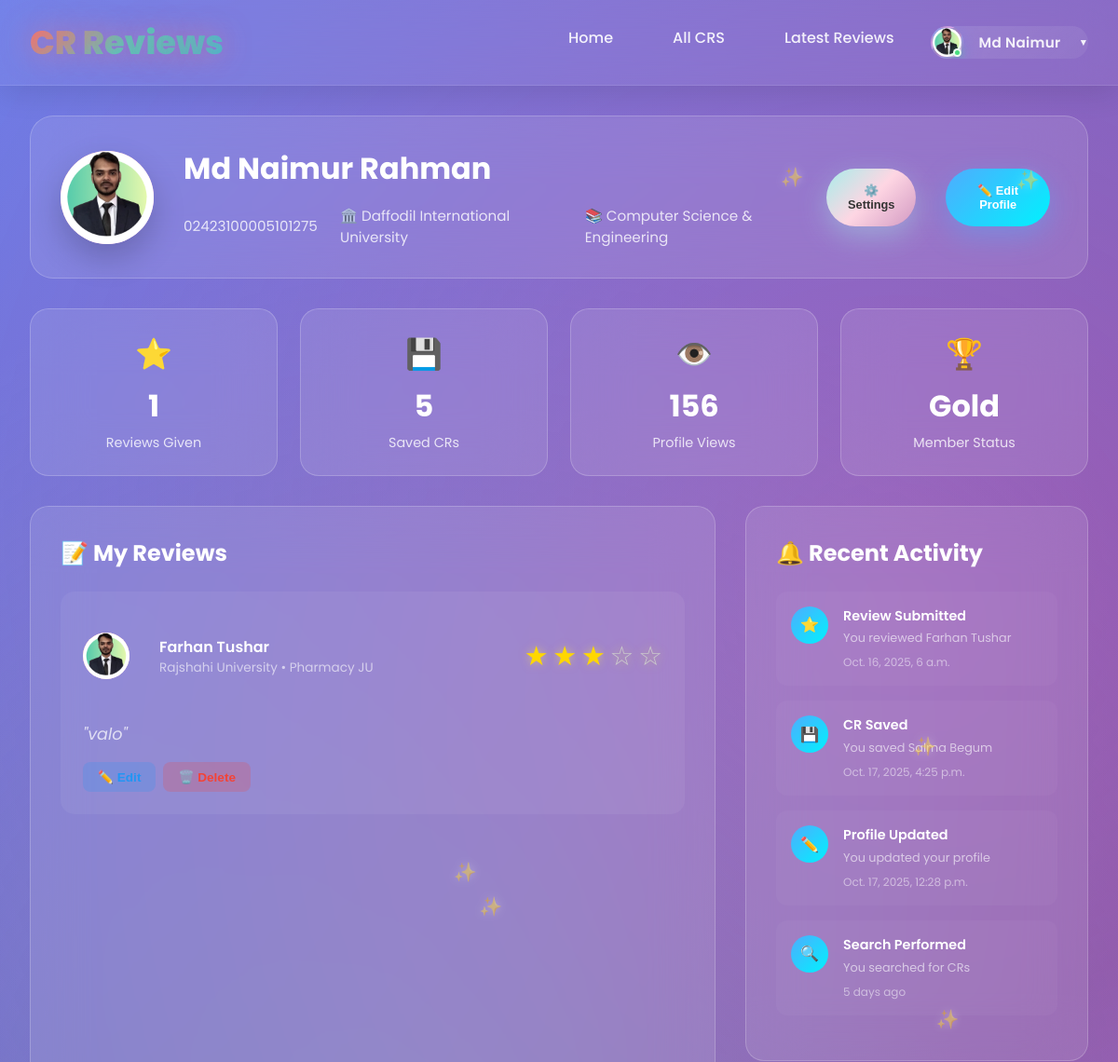
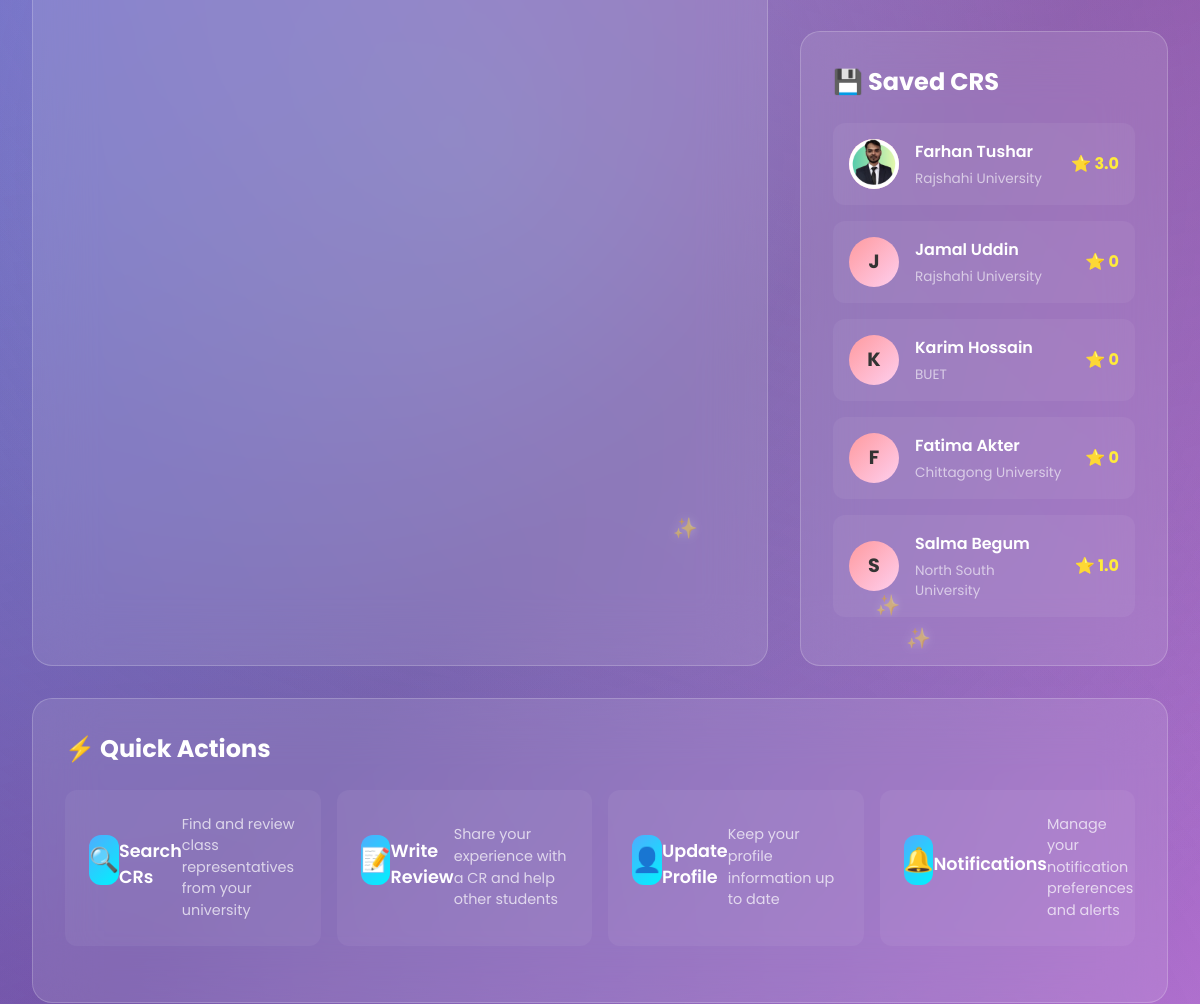
Page /user_dashboard/md-naimur-rahman/ (signed in, upper part) on the earlier database version (2 pictures, top to bottom).
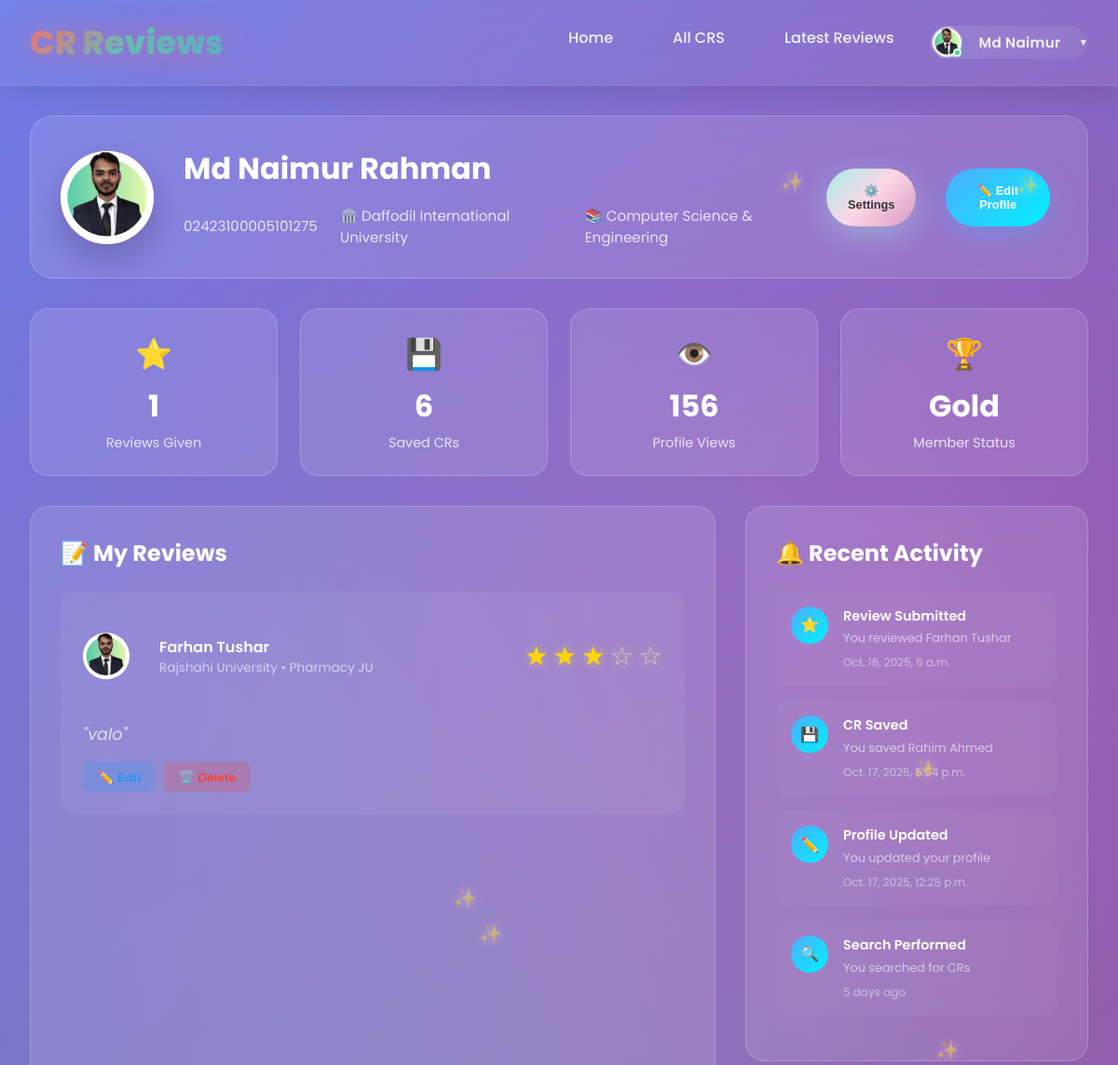
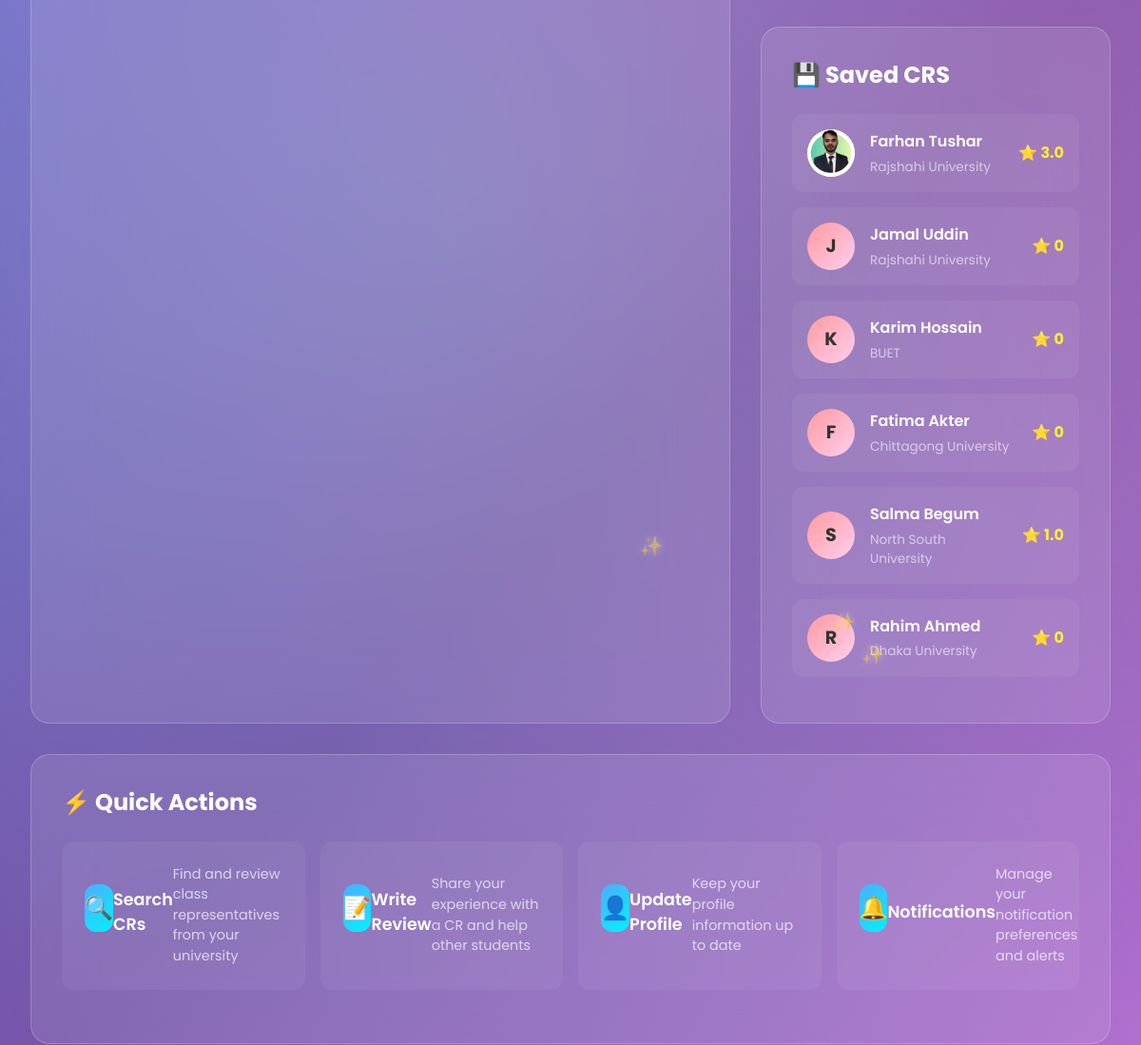
Same page on the later database version (2 pictures, top to bottom).
### cr/models.py (models this page shows, shortened)
class Review(models.Model):
    user=models.OneToOneField('userprofile.User', on_delete=models.CASCADE,related_name='userreviews')
    cr_profile=models.ForeignKey(CrProfile, on_delete=models.CASCADE,related_name='cr_reviews')
    rating = models.PositiveSmallIntegerField()
    description = models.TextField(blank=True, null=True)
    slug = models.SlugField(unique=True, blank=True)
    created_at = models.DateTimeField(auto_now_add=True)
    updated_at = models.DateTimeField(auto_now=True)
    deleted_at = models.DateTimeField(blank=True, null=True)

class CrProfile(models.Model):
    user=models.OneToOneField('userprofile.User', on_delete=models.CASCADE,related_name='cr_profile')
    university=models.ForeignKey(University, on_delete=models.CASCADE,related_name='cr_profile')
    department=models.ForeignKey(Department, on_delete=models.CASCADE,related_name='cr_profile')
    profile_picture = models.ImageField(upload_to='cr_profile_pictures/', blank=True, null=True)
    name = models.CharField(max_length=100)
    gender = models.CharField(choices=[('M', 'Male'), ('F', 'Female')], max_length=1)
    email = models.EmailField(blank=True, null=True)
    phone = models.CharField(max_length=30, blank=True, null=True)
    st_id = models.CharField(max_length=50, unique=True)
    batch = models.CharField(max_length=20)
    section = models.CharField(max_length=10)
    bio = models.TextField(blank=True, null=True)
    slug = models.SlugField(unique=True, blank=True)
    created_at=models.DateTimeField(auto_now_add=True)
    updated_at=models.DateTimeField(auto_now=True)
    deleted_at=models.DateTimeField(auto_now=True,blank=True,null=True)
    @property
    def average_rating(self):
        avg=self.cr_reviews.aggregate(Avg('rating'))['rating__avg']
        return round(avg,1) if avg else 0

class University(models.Model):
    Public = "Public"
    Private = "Private"
    university_type = [
        (Public,"Public"),
        (Private,"Private"),
    ]
    title =models.CharField(max_length=100,unique=True,blank=False,null=False)
    type =models.CharField(max_length=100,choices=university_type)
    address=models.CharField(max_length=150, blank=True, null=True)
    slug=models.SlugField(blank=True,unique=True)
    created_at=models.DateTimeField(auto_now_add=True)
    updated_at=models.DateTimeField(auto_now=True)
    daleted_at=models.DateTimeField(auto_now=True,blank=True,null=True)
    def __str__(self):
        return self.title

class Department(models.Model):
    university=models.ForeignKey(University, on_delete=models.CASCADE,related_name='departments')
    title=models.CharField(max_length=50,unique=True,blank=False,null=False)
    code=models.CharField(max_length=50,unique=True,blank=True,null=True)
    slug=models.SlugField(blank=True,unique=True)
    created_at=models.DateTimeField(auto_now_add=True)
    updated_at=models.DateTimeField(auto_now=True)
    daleted_at=models.DateTimeField(auto_now=True,blank=True,null=True)
    def __str__(self):
        return self.title

### userprofile/models.py (models this page shows, shortened)
class SavedCR(models.Model):
    user = models.ForeignKey(User, on_delete=models.CASCADE, related_name='saved_crs')
    cr_profile = models.ForeignKey(CrProfile, on_delete=models.CASCADE, related_name='saved_by')
    saved_at = models.DateTimeField(auto_now_add=True)
    class Meta:
        unique_together = ('user', 'cr_profile')

### userprofile/views.py (the view)
# urls.py: path('user_dashboard/<str:slug>/',user_dasboard,name="user_dashboard"),
@login_required
def user_dasboard(request,slug):
    user = User.objects.get(email=request.user.email,slug=slug)
    review = Review.objects.filter(user=user).order_by('-created_at')
    saved_crs = SavedCR.objects.filter(user=request.user).select_related('cr_profile')
    last = review.first()
    last_cr_saved= saved_crs.last()
    context = {
        'user':user,
        'review':review,
        'last':last,
        'saved_crs':saved_crs,
        'last_cr_saved':last_cr_saved,
    }
    return render(request,'user_profile/user_dashboard.html',context)

### templates/user_profile/user_dashboard.html (shortened to what the changed rows need)
{% extends 'base.html' %}
{% load static %}
{% block content %}
<div class="dashboard-container">
        <div class="dashboard-header">
            <div class="header-left">
                <div class="user-info">
                    <h1>{{user.first_name}} {{user.last_name}}</h1>
                </div>
            </div>
        </div>
        <div class="stats-row">
            <div class="stat-box">
                <div class="stat-box-icon">💾</div>
                <div class="stat-box-value">{{saved_crs.count}}</div>
                <div class="stat-box-label">Saved CRs</div>
            </div>
        </div>
        <div class="content-grid">
            <div class="dashboard-card">
                <div class="card-header">
                    <h2 class="card-title">📝 My Reviews</h2>
                </div>
                {% for review in review %}
                <div class="review-item">
                    <div class="review-header">
                        <div class="review-cr">
                            <div class="saved-avatar">
                            {% if review.cr_profile.profile_picture %}
                            <img src={{review.cr_profile.profile_picture.url}} alt={{review.cr_profile.name}} />
                            {% else %}
                             {{review.cr_profile.name|first|upper}}
                            {% endif %}
                            </div>
                            <div class="cr-info">
                                <h4>{{review.cr_profile.name}}</h4>
                                <p>{{review.cr_profile.university}} • {{review.cr_profile.department}}</p>
                            </div>
                        </div>
                        <div class="rating">
                            {% for i in "12345" %} {% if forloop.counter <= review.rating %}
                            <span class="star filled">★</span>
                            {% else %}
                            <span class="star">☆</span>
                            {% endif %} {% endfor %}
                        </div>
                    </div>
                    <div class="review-text">
                        "{{review.description}}"
                    </div>
                    <div class="review-actions">
                        <button class="action-btn edit">✏️ Edit</button>
                        <button class="action-btn delete">🗑️ Delete</button>
                    </div>
                </div>
                {% endfor %}
            </div>
            <div>
                <div class="dashboard-card" style="margin-bottom: 2rem;">
                    <div class="card-header">
                        <h2 class="card-title">🔔 Recent Activity</h2>
                    </div>
                    <div class="activity-item">
                        <div class="activity-content">
                            <h4>Review Submitted</h4>
                            <p>You reviewed {{last.cr_profile.name}}</p>
                            <div class="activity-time">{{last.created_at}}</div>
                        </div>
                    </div>
                    <div class="activity-item">
                        <div class="activity-content">
                            <h4>CR Saved</h4>
                            <p>You saved {{last_cr_saved.cr_profile.name}}</p>
                            <div class="activity-time">{{last_cr_saved.saved_at}}</div>
                        </div>
                    </div>
                </div>
                <div class="dashboard-card">
                    <div class="card-header">
                        <h2 class="card-title">💾 Saved CRS</h2>
                    </div>
                     {% for save_cr in saved_crs %}
                    <div class="saved-cr-item">
                        <div class="saved-avatar">
                        {% if save_cr.cr_profile.profile_picture %}
                        <img src={{save_cr.cr_profile.profile_picture.url}} alt={{save_cr.cr_profile.name}} />
                        {% else %}
                        {{save_cr.cr_profile.name|first|upper}}
                        {% endif %}
                        </div>
                        <div class="saved-info">
                            <h4>{{save_cr.cr_profile.name}}</h4>
                            <p>{{save_cr.cr_profile.university}}</p>
                        </div>
                        <div class="saved-rating">
                            ⭐ {{save_cr.cr_profile.average_rating}}
                        </div>
                    </div>
                    {% endfor %}
                </div>
            </div>
        </div>
        <div class="dashboard-card full-width-card" style="margin-top: 2rem;">
            <div class="card-header">
                <h2 class="card-title">⚡ Quick Actions</h2>
            </div>
        </div>
    </div>
{% endblock content %}

Differences in the rows shown:
added SavedCR: cr_profile.name "Rahim Ahmed", saved_at "Oct. 17, 2025, 5:04 p.m.", cr_profile.name|first "R", cr_profile.university "Dhaka University", cr_profile.average_rating "0"
Other differences:
{{ saved_crs.count }}: "5" → "6"
{{ last_cr_saved.cr_profile.name }}: "Salma Begum" → "Rahim Ahmed"
{{ last_cr_saved.saved_at }}: "Oct. 17, 2025, 4:25 p.m." → "Oct. 17, 2025, 5:04 p.m."
